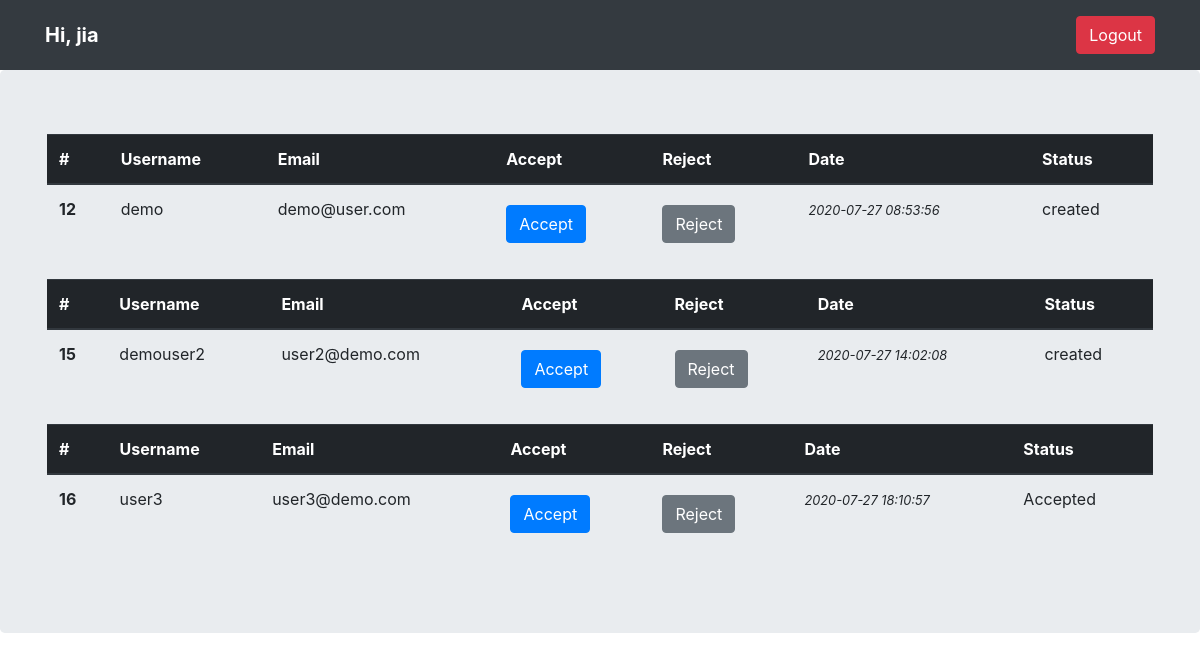
Page / (signed in) on the committed database.
### tables this page shows
CREATE TABLE `requests` (
  `id` int(11) NOT NULL,
  `username` varchar(255) NOT NULL,
  `email` varchar(255) NOT NULL,
  `password` varchar(255) NOT NULL,
  `date` datetime NOT NULL,
  `status` varchar(255) DEFAULT 'Accepted'
);

### functions.php (called while the page is built, shortened)
<?php
    function fetchAll($query){
        $con = new PDO(DBINFO, DBUSER, DBPASS);
        $stmt = $con->query($query);
        return $stmt->fetchAll();
    }
?>

### index.php (the view, shortened to what this page needs)
<?php
    include("functions.php");
?>
<!DOCTYPE html>
<html lang="en">
<head>
    <link rel="stylesheet" href="https://maxcdn.bootstrapcdn.com/bootstrap/4.0.0/css/bootstrap.min.css">
</head>
<body>
<header>
      <div class="navbar navbar-dark bg-dark box-shadow">
        <div class="container d-flex justify-content-between">
          <a href="#" class="navbar-brand d-flex align-items-center">
            <strong>Hi, <?php echo $_SESSION['username']?></strong>
          </a>
            <div class="pull-right">
                <form method="post">
                    <button name="logout" class="btn btn-danger my-2">Logout</button>
                </form>
            </div>
        </div>
      </div>
    </header>
    <main role="main">
      <section class="jumbotron text-center">
        <div class="container">
            <?php
                $query = "select * from `requests`;";
                if(count(fetchAll($query))>0){
                    foreach(fetchAll($query) as $row){
                        ?>
                        <center>
                        <table class="table">
  <thead class="thead-dark">
    <tr>
      <th scope="col">#</th>
      <th scope="col">Username</th>
      <th scope="col">Email</th>
      <th scope="col">Accept</th>
      <th scope="col">Reject</th>
      <th scope="col">Date</th>
      <th scope="col">Status</th>
    </tr>
  </thead>
  <tbody>
    <tr>
      <th scope="row"><?php echo $row['id'] ?></th>
      <td><?php echo $row['username'] ?></td>
      <td><?php echo $row['email'] ?></td>
      <td><a href="accept.php?id=<?php echo $row['id'] ?>" class="btn btn-primary my-2">Accept</a></td>
      <td><a href="reject.php?id=<?php echo $row['id'] ?>" class="btn btn-secondary my-2">Reject</a></td>
      <td><small><i><?php echo $row['date'] ?></i></small></td>
      <td><?php echo $row['status'] ?></td>
    </tr>
  </tbody>
</table>
                </center>
            <?php
                    }
                }else{
                    echo "No Pending Requests.";
                }
            ?>
        </div>
      </section>
    </main>
</body>
</html>

### rows in the picture
requests: id "12", username "demo", email "demo@user.com", date "2020-07-27 08:53:56", status "created"
requests: id "15", username "demouser2", email "user2@demo.com", date "2020-07-27 14:02:08", status "created"
requests: id "16", username "user3", email "user3@demo.com", date "2020-07-27 18:10:57", status "Accepted"

### other values in the picture
$_SESSION['username'] "jia"
